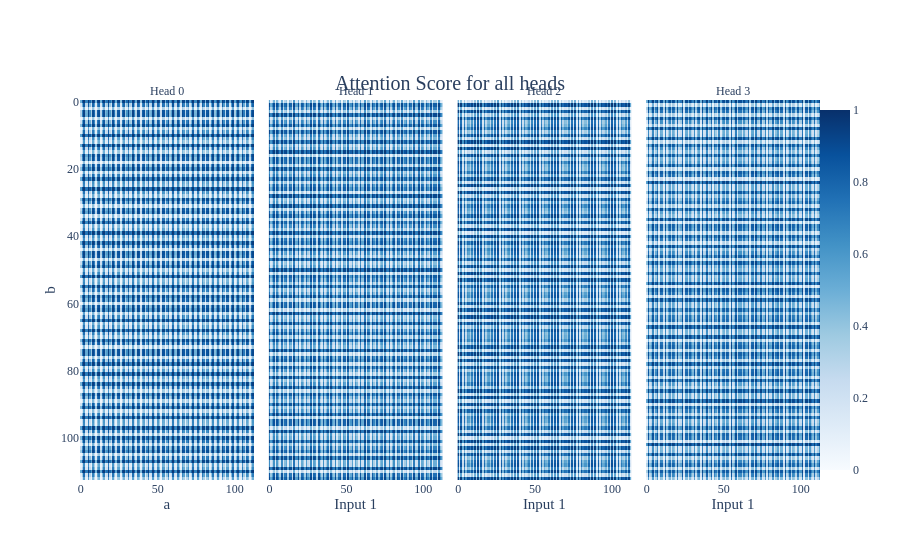

Notebook cell for this chart:
### Markdown cell above
## Figure 4a

The attention score for each head from $=$ to $a$, as a function of inputs $a,b$.

## Figure 4b

The activations of MLP neurons 0 to 3 given inputs $a,b$. Both the attention scores and the neuron activations are periodic, as discussed in Section 4.1.

## Figure 4c

The norm of the Fourier components of logits. As discussed in Section 4.1, there are 20 significant components corresponding to the 5 key frequencies.

### Code cell
fig = inputs_heatmap(attn_mat[:, :,  0],
                     title=f'Attention Score for all heads',
                     return_fig=True,
                     color_continuous_scale='Blues',
                     facet_col=2,
                    facet_labels=[f"Head {i}" for i in range(4)],
                     zmin=0.,
                     zmax=1.)
fig.update_layout(coloraxis_colorbar_x=1.0,
                  coloraxis_colorbar_xanchor="left", xaxis_title="a", yaxis_title="b")
fig.show("vscode+colab")
write_image(fig, 'att_score_pos_0')

### Figure 1 — Plotly figure (JSON) as saved in the notebook; plotly's stock layout.template omitted (floating-point values rounded to 4 significant figures; data arrays with more than 128 entries replaced by an {"elided": "..."} marker saying what was removed)
{"data": [{"coloraxis": "coloraxis", "hovertemplate": "x: %{x}<br>y: %{y}<br>color: %{z}<extra></extra>", "name": "0", "type": "heatmap", "xaxis": "x", "yaxis": "y", "z": {"elided": "113x113 float values"}}, {"coloraxis": "coloraxis", "hovertemplate": "x: %{x}<br>y: %{y}<br>color: %{z}<extra></extra>", "name": "1", "type": "heatmap", "xaxis": "x2", "yaxis": "y2", "z": {"elided": "113x113 float values"}}, {"coloraxis": "coloraxis", "hovertemplate": "x: %{x}<br>y: %{y}<br>color: %{z}<extra></extra>", "name": "2", "type": "heatmap", "xaxis": "x3", "yaxis": "y3", "z": {"elided": "113x113 float values"}}, {"coloraxis": "coloraxis", "hovertemplate": "x: %{x}<br>y: %{y}<br>color: %{z}<extra></extra>", "name": "3", "type": "heatmap", "xaxis": "x4", "yaxis": "y4", "z": {"elided": "113x113 float values"}}], "layout": {"annotations": [{"font": {}, "showarrow": false, "text": "Head 0", "x": 0.1175, "xanchor": "center", "xref": "paper", "y": 1, "yanchor": "bottom", "yref": "paper"}, {"font": {}, "showarrow": false, "text": "Head 1", "x": 0.3725, "xanchor": "center", "xref": "paper", "y": 1, "yanchor": "bottom", "yref": "paper"}, {"font": {}, "showarrow": false, "text": "Head 2", "x": 0.6275, "xanchor": "center", "xref": "paper", "y": 1, "yanchor": "bottom", "yref": "paper"}, {"font": {}, "showarrow": false, "text": "Head 3", "x": 0.8825, "xanchor": "center", "xref": "paper", "y": 1, "yanchor": "bottom", "yref": "paper"}], "coloraxis": {"autocolorscale": false, "cmax": 1, "cmid": 0, "cmin": 0, "colorbar": {"x": 1, "xanchor": "left"}, "colorscale": [[0, "rgb(247,251,255)"], [0.125, "rgb(222,235,247)"], [0.25, "rgb(198,219,239)"], [0.375, "rgb(158,202,225)"], [0.5, "rgb(107,174,214)"], [0.625, "rgb(66,146,198)"], [0.75, "rgb(33,113,181)"], [0.875, "rgb(8,81,156)"], [1, "rgb(8,48,107)"]]}, "title": {"text": "Attention Score for all heads"}, "xaxis": {"anchor": "y", "domain": [0, 0.235], "title": {"text": "a"}}, "xaxis2": {"anchor": "y2", "domain": [0.255, 0.49], "matches": "x", "title": {"text": "Input 1"}}, "xaxis3": {"anchor": "y3", "domain": [0.51, 0.745], "matches": "x", "title": {"text": "Input 1"}}, "xaxis4": {"anchor": "y4", "domain": [0.765, 1.0], "matches": "x", "title": {"text": "Input 1"}}, "yaxis": {"anchor": "x", "autorange": "reversed", "domain": [0, 1], "title": {"text": "b"}}, "yaxis2": {"anchor": "x2", "domain": [0, 1], "matches": "y", "showticklabels": false}, "yaxis3": {"anchor": "x3", "domain": [0, 1], "matches": "y", "showticklabels": false}, "yaxis4": {"anchor": "x4", "domain": [0, 1], "matches": "y", "showticklabels": false}}}
